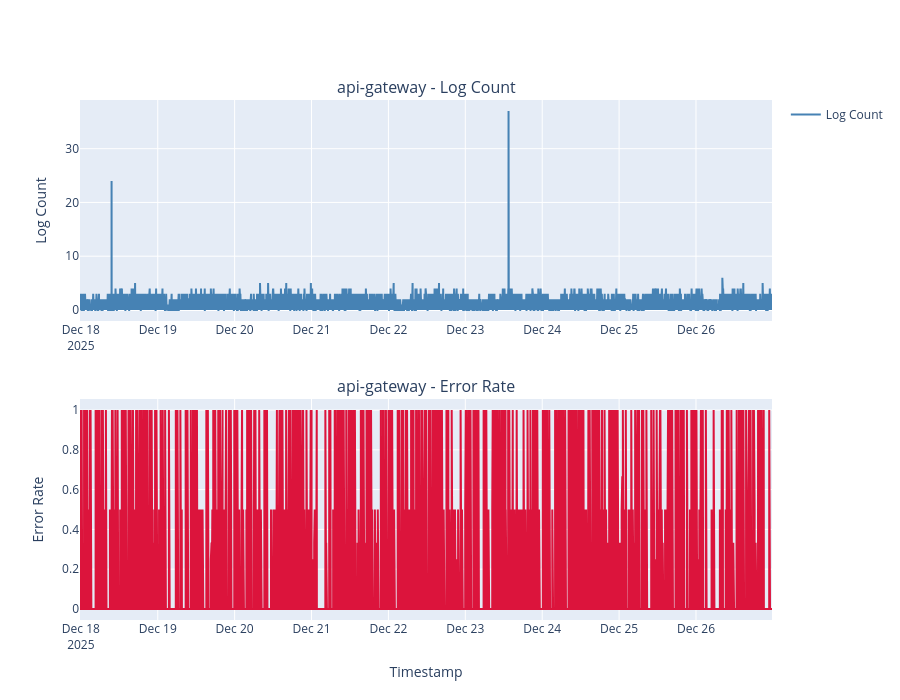

Notebook code for this chart:
### Code cell
fig = make_subplots(
    rows=2, cols=1,
    subplot_titles=(
        f'{sample_service} - Log Count',
        f'{sample_service} - Error Rate'
    ),
    vertical_spacing=0.15
)

fig.add_trace(
    go.Scatter(
        x=service_data['timestamp'],
        y=service_data['log_count'],
        mode='lines',
        name='Log Count',
        line=dict(color='steelblue')
    ),
    row=1, col=1
)

fig.add_trace(
    go.Scatter(
        x=service_data['timestamp'],
        y=service_data['error_rate'],
        mode='lines',
        name='Error Rate',
        line=dict(color='crimson'),
        showlegend=False
    ),
    row=2, col=1
)

fig.update_xaxes(title_text='Timestamp', row=2, col=1)
fig.update_yaxes(title_text='Log Count', row=1, col=1)
fig.update_yaxes(title_text='Error Rate', row=2, col=1)
fig.update_layout(height=700)
fig.show()

### Figure 1 — Plotly figure (JSON) as saved in the notebook; plotly's stock layout.template omitted (floating-point values rounded to 4 significant figures; data arrays with more than 128 entries replaced by an {"elided": "..."} marker saying what was removed)
{"data": [{"line": {"color": "steelblue"}, "mode": "lines", "name": "Log Count", "type": "scatter", "x": {"elided": "25920 str values"}, "xaxis": "x", "y": {"elided": "25920 int values"}, "yaxis": "y"}, {"line": {"color": "crimson"}, "mode": "lines", "name": "Error Rate", "showlegend": false, "type": "scatter", "x": {"elided": "25920 str values"}, "xaxis": "x2", "y": {"elided": "25920 float values"}, "yaxis": "y2"}], "layout": {"annotations": [{"font": {"size": 16}, "showarrow": false, "text": "api-gateway - Log Count", "x": 0.5, "xanchor": "center", "xref": "paper", "y": 1, "yanchor": "bottom", "yref": "paper"}, {"font": {"size": 16}, "showarrow": false, "text": "api-gateway - Error Rate", "x": 0.5, "xanchor": "center", "xref": "paper", "y": 0.425, "yanchor": "bottom", "yref": "paper"}], "height": 700, "xaxis": {"anchor": "y", "domain": [0, 1]}, "xaxis2": {"anchor": "y2", "domain": [0, 1], "title": {"text": "Timestamp"}}, "yaxis": {"anchor": "x", "domain": [0.575, 1], "title": {"text": "Log Count"}}, "yaxis2": {"anchor": "x2", "domain": [0, 0.425], "title": {"text": "Error Rate"}}}}
